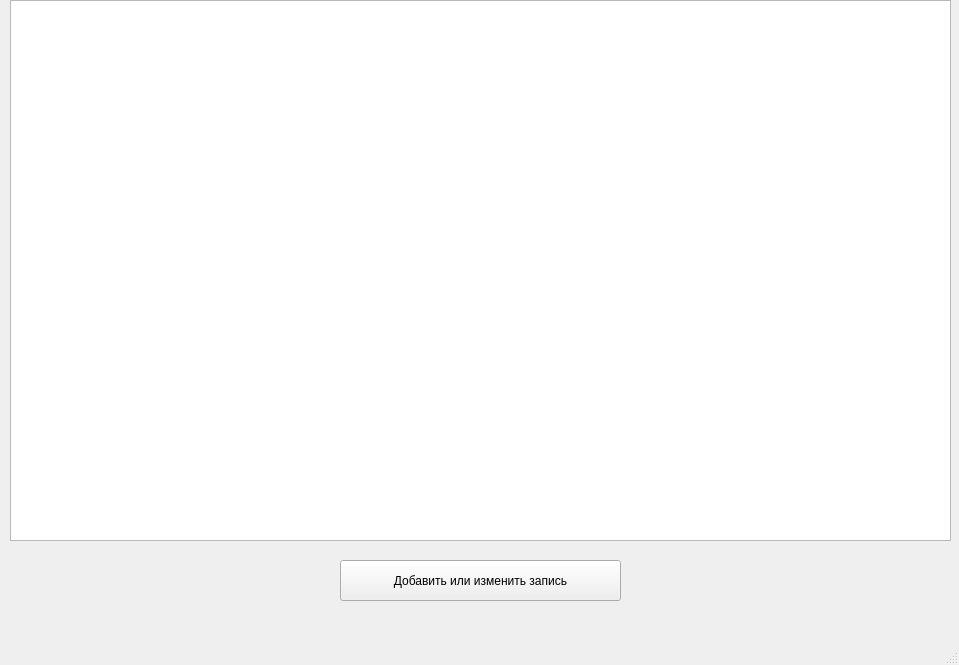
<?xml version="1.0" encoding="UTF-8"?>
<ui version="4.0">
 <class>MainWindow</class>
 <widget class="QMainWindow" name="MainWindow">
  <property name="geometry">
   <rect>
    <x>0</x>
    <y>0</y>
    <width>959</width>
    <height>665</height>
   </rect>
  </property>
  <property name="windowTitle">
   <string>MainWindow</string>
  </property>
  <widget class="QWidget" name="centralwidget">
   <widget class="QTableView" name="tableView">
    <property name="geometry">
     <rect>
      <x>10</x>
      <y>0</y>
      <width>941</width>
      <height>541</height>
     </rect>
    </property>
   </widget>
   <widget class="QPushButton" name="pushButton">
    <property name="geometry">
     <rect>
      <x>340</x>
      <y>560</y>
      <width>281</width>
      <height>41</height>
     </rect>
    </property>
    <property name="text">
     <string>Добавить или изменить запись</string>
    </property>
   </widget>
  </widget>
  <widget class="QMenuBar" name="menubar">
   <property name="geometry">
    <rect>
     <x>0</x>
     <y>0</y>
     <width>959</width>
     <height>26</height>
    </rect>
   </property>
  </widget>
  <widget class="QStatusBar" name="statusbar"/>
 </widget>
 <resources/>
 <connections/>
</ui>
